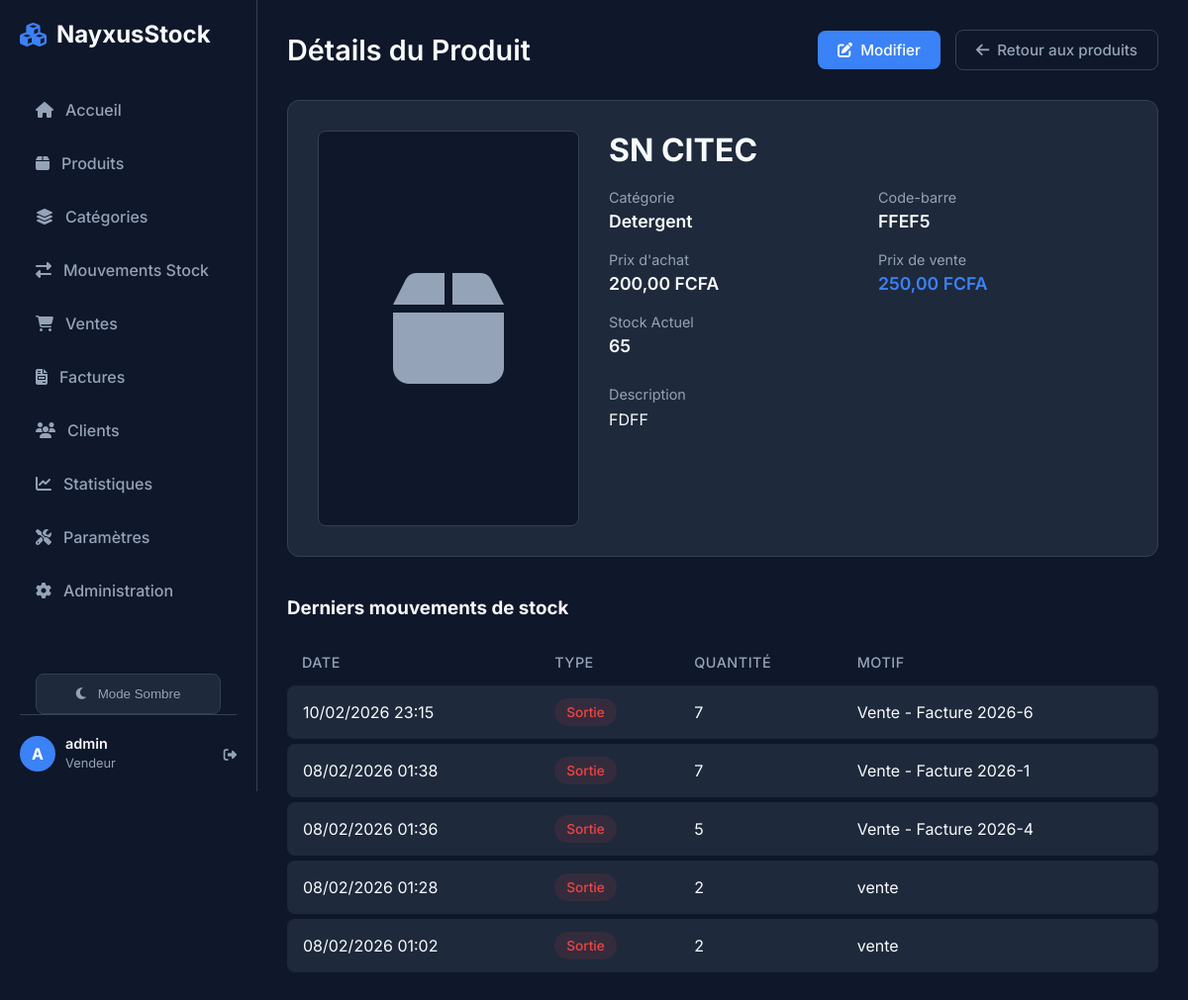
Page /inventory/products/1/ (signed in) on the committed database.
### core/models.py (models this page shows, shortened)
class StoreSettings(models.Model):
    name = models.CharField(max_length=100, default="NayxusStock", verbose_name="Nom du magasin")
    address = models.TextField(blank=True, null=True, verbose_name="Adresse")
    phone = models.CharField(max_length=50, blank=True, null=True, verbose_name="Téléphone")
    email = models.EmailField(blank=True, null=True, verbose_name="Email")
    logo = models.ImageField(upload_to='logo/', blank=True, null=True, verbose_name="Logo")
    class Meta:
        verbose_name = "Paramètres du magasin"
        verbose_name_plural = "Paramètres du magasin"
    @classmethod
    def get_settings(cls):
        obj, created = cls.objects.get_or_create(id=1)
        return obj

### users/models.py (models this page shows, shortened)
class User(AbstractUser):
    class Role(models.TextChoices):
        ADMIN = "ADMIN", "Administrateur"
        SELLER = "SELLER", "Vendeur"
    role = models.CharField(max_length=50, choices=Role.choices, default=Role.SELLER)
    phone = models.CharField(max_length=20, blank=True, null=True)

### inventory/models.py (models this page shows, shortened)
class Product(models.Model):
    category = models.ForeignKey(Category, on_delete=models.RESTRICT, related_name='products', verbose_name="Catégorie")
    name = models.CharField(max_length=200, verbose_name="Nom")
    description = models.TextField(blank=True, null=True, verbose_name="Description")
    purchase_price = models.DecimalField(max_digits=10, decimal_places=2, verbose_name="Prix d'achat")
    selling_price = models.DecimalField(max_digits=10, decimal_places=2, verbose_name="Prix de vente")
    quantity = models.IntegerField(default=0, verbose_name="Quantité en stock")
    alert_threshold = models.IntegerField(default=10, verbose_name="Seuil d'alerte")
    image = models.ImageField(upload_to='products/', blank=True, null=True, verbose_name="Image")
    barcode = models.CharField(max_length=100, unique=True, blank=True, null=True, verbose_name="Code-barre")
    created_at = models.DateTimeField(auto_now_add=True)
    updated_at = models.DateTimeField(auto_now=True)
    class Meta:
        verbose_name = "Produit"
        verbose_name_plural = "Produits"
    def is_low_stock(self):
        return self.quantity <= self.alert_threshold

class Category(models.Model):
    name = models.CharField(max_length=100, unique=True, verbose_name="Nom")
    slug = models.SlugField(max_length=100, unique=True)
    parent = models.ForeignKey('self', on_delete=models.CASCADE, null=True, blank=True, related_name='children', verbose_name="Catégorie Parente")
    description = models.TextField(blank=True, null=True)
    class Meta:
        verbose_name = "Catégorie"
        verbose_name_plural = "Catégories"

class StockMovement(models.Model):
    class MovementType(models.TextChoices):
        ENTRY = "ENTRY", "Entrée"
        EXIT = "EXIT", "Sortie"
        ADJUSTMENT = "ADJUSTMENT", "Ajustement"
    product = models.ForeignKey(Product, on_delete=models.CASCADE, related_name='movements', verbose_name="Produit")
    movement_type = models.CharField(max_length=20, choices=MovementType.choices, verbose_name="Type de mouvement")
    quantity = models.IntegerField(verbose_name="Quantité")
    reason = models.CharField(max_length=255, blank=True, verbose_name="Motif")
    user = models.ForeignKey(settings.AUTH_USER_MODEL, on_delete=models.SET_NULL, null=True, verbose_name="Utilisateur")
    date = models.DateTimeField(auto_now_add=True, verbose_name="Date")
    class Meta:
        verbose_name = "Mouvement de stock"
        verbose_name_plural = "Mouvements de stock"

### inventory/views.py (the view)
# urls.py: path('products/<int:pk>/', ProductDetailView.as_view(), name='product_detail'),
class ProductDetailView(LoginRequiredMixin, DetailView):
    model = Product
    template_name = 'inventory/product_detail.html'
    context_object_name = 'product'

### inventory/templates/inventory/product_detail.html (shortened to what this page needs)
{% extends 'core/base.html' %}
{% block content %}
<div class="page-header">
    <div class="header-title">
        <h1 class="page-title">Détails du Produit</h1>
    </div>
    <div class="header-actions">
        <a href="{% url 'product_edit' product.pk %}" class="btn btn-primary">
            <i class="fas fa-edit"></i> Modifier
        </a>
        <a href="{% url 'product_list' %}" class="btn btn-outline">
            <i class="fas fa-arrow-left"></i> Retour aux produits
        </a>
    </div>
</div>
<div class="detail-container"
    style="display: flex; gap: 30px; background-color: var(--bg-secondary); padding: 30px; border-radius: 12px; border: 1px solid var(--border-color);">
    <div class="detail-image"
        style="flex: 1; max-width: 400px; background-color: var(--bg-primary); border-radius: 8px; overflow: hidden; display: flex; align-items: center; justify-content: center; height: 400px; border: 1px solid var(--border-color);">
        {% if product.image %}
        <img src="{{ product.image.url }}" alt="{{ product.name }}"
            style="width: 100%; height: 100%; object-fit: cover;">
        {% else %}
        <i class="fas fa-box" style="font-size: 8rem; color: var(--text-secondary);"></i>
        {% endif %}
    </div>
    <div class="detail-info" style="flex: 2;">
        <h2 style="font-size: 2rem; margin-bottom: 20px; color: var(--text-primary);">{{ product.name }}</h2>
        <div style="display: grid; grid-template-columns: repeat(2, 1fr); gap: 20px;">
            <div class="info-group">
                <label
                    style="display: block; color: var(--text-secondary); font-size: 0.9rem; margin-bottom: 5px;">Catégorie</label>
                <div style="font-weight: 600; font-size: 1.1rem;">{{ product.category.name }}</div>
            </div>
            <div class="info-group">
                <label
                    style="display: block; color: var(--text-secondary); font-size: 0.9rem; margin-bottom: 5px;">Code-barre</label>
                <div style="font-weight: 600; font-size: 1.1rem;">{{ product.barcode|default:"—" }}</div>
            </div>
            <div class="info-group">
                <label style="display: block; color: var(--text-secondary); font-size: 0.9rem; margin-bottom: 5px;">Prix
                    d'achat</label>
                <div style="font-weight: 600; font-size: 1.1rem;">{{ product.purchase_price }} FCFA</div>
            </div>
            <div class="info-group">
                <label style="display: block; color: var(--text-secondary); font-size: 0.9rem; margin-bottom: 5px;">Prix
                    de vente</label>
                <div style="font-weight: 600; font-size: 1.1rem; color: var(--accent);">{{ product.selling_price }} FCFA
                </div>
            </div>
            <div class="info-group">
                <label
                    style="display: block; color: var(--text-secondary); font-size: 0.9rem; margin-bottom: 5px;">Stock
                    Actuel</label>
                <div
                    style="font-weight: 600; font-size: 1.1rem; {% if product.is_low_stock %}color: #ef4444;{% endif %}">
                    {{ product.quantity }}
                </div>
            </div>
        </div>
        <div class="info-group" style="margin-top: 30px;">
            <label
                style="display: block; color: var(--text-secondary); font-size: 0.9rem; margin-bottom: 5px;">Description</label>
            <div style="line-height: 1.6;">{{ product.description|linebreaks|default:"Aucune description disponible." }}
            </div>
        </div>
    </div>
</div>
<div class="movements-section" style="margin-top: 40px;">
    <h3 style="margin-bottom: 20px;">Derniers mouvements de stock</h3>
    <div class="table-container">
        <table>
            <thead>
                <tr>
                    <th>Date</th>
                    <th>Type</th>
                    <th>Quantité</th>
                    <th>Motif</th>
                </tr>
            </thead>
            <tbody>
                {% for movement in product.movements.all|dictsortreversed:"date"|slice:":10" %}
                <tr class="data-row">
                    <td>{{ movement.date|date:"d/m/Y H:i" }}</td>
                    <td>
                        {% if movement.movement_type == 'ENTRY' %}
                        <span class="status-badge"
                            style="background: rgba(16, 185, 129, 0.1); color: #10b981; border-color: rgba(16, 185, 129, 0.2);">Entrée</span>
                        {% elif movement.movement_type == 'EXIT' %}
                        <span class="status-badge"
                            style="background: rgba(239, 68, 68, 0.1); color: #ef4444; border-color: rgba(239, 68, 68, 0.2);">Sortie</span>
                        {% else %}
                        <span class="status-badge"
                            style="background: rgba(59, 130, 246, 0.1); color: #3b82f6; border-color: rgba(59, 130, 246, 0.2);">Ajustement</span>
                        {% endif %}
                    </td>
                    <td>{{ movement.quantity }}</td>
                    <td>{{ movement.reason|default:"—" }}</td>
                </tr>
                {% empty %}
                <tr>
                    <td colspan="4" style="text-align: center; color: var(--text-secondary);">Aucun mouvement enregistré
                        pour ce produit.</td>
                </tr>
                {% endfor %}
            </tbody>
        </table>
    </div>
</div>
{% endblock %}

### core/templates/core/base.html (shortened to what this page needs)
{% load static %}
<!DOCTYPE html>
<html lang="fr">
<head>
    <link rel="stylesheet" href="https://cdnjs.cloudflare.com/ajax/libs/font-awesome/6.4.0/css/all.min.css">
    <link rel="stylesheet" href="{% static 'css/style.css' %}?v=1.1">
</head>
<body>
    <aside class="sidebar">
        <div class="brand">
            <i class="fas fa-cubes"></i>
            <span>{{ store.name }}</span>
        </div>
        <ul class="nav-links" style="overflow-y: auto; flex: 1; margin-right: -10px; padding-right: 10px;">
            <li class="nav-item">
                <a href="{% url 'dashboard' %}"
                    class="nav-link {% if request.resolver_match.url_name == 'dashboard' %}active{% endif %}">
                    <i class="fas fa-home"></i>
                    <span>Accueil</span>
                </a>
            </li>
            <li class="nav-item">
                <a href="{% url 'product_list' %}"
                    class="nav-link {% if request.resolver_match.url_name == 'product_list' %}active{% endif %}">
                    <i class="fas fa-box" {% if low_stock_alert_count > 0 %}style="color: #ef4444;"{% endif %}></i>
                    <span>Produits</span>
                </a>
            </li>
            <li class="nav-item">
                <a href="{% url 'category_list' %}"
                    class="nav-link {% if request.resolver_match.url_name == 'category_list' %}active{% endif %}">
                    <i class="fas fa-layer-group"></i>
                    <span>Catégories</span>
                </a>
            </li>
            <li class="nav-item">
                <a href="{% url 'stock_movement_list' %}"
                    class="nav-link {% if request.resolver_match.url_name == 'stock_movement_list' %}active{% endif %}">
                    <i class="fas fa-exchange-alt"></i>
                    <span>Mouvements Stock</span>
                </a>
            </li>
            <li class="nav-item">
                <a href="{% url 'sales_list' %}"
                    class="nav-link {% if request.resolver_match.url_name == 'sales_list' %}active{% endif %}">
                    <i class="fas fa-shopping-cart"></i>
                    <span>Ventes</span>
                </a>
            </li>
            <li class="nav-item">
                <a href="{% url 'invoice_list' %}"
                    class="nav-link {% if request.resolver_match.url_name == 'invoice_list' %}active{% endif %}">
                    <i class="fas fa-file-invoice"></i>
                    <span>Factures</span>
                </a>
            </li>
            <li class="nav-item">
                <a href="{% url 'customer_list' %}"
                    class="nav-link {% if request.resolver_match.url_name == 'customer_list' %}active{% endif %}">
                    <i class="fas fa-users"></i>
                    <span>Clients</span>
                </a>
            </li>
            <li class="nav-item">
                <a href="{% url 'statistics' %}"
                    class="nav-link {% if request.resolver_match.url_name == 'statistics' %}active{% endif %}">
                    <i class="fas fa-chart-line"></i>
                    <span>Statistiques</span>
                </a>
            </li>
            {% if user.is_staff or user.is_superuser %}
            <li class="nav-item">
                <a href="{% url 'store_settings' %}"
                    class="nav-link {% if request.resolver_match.url_name == 'store_settings' %}active{% endif %}">
                    <i class="fas fa-tools"></i>
                    <span>Paramètres</span>
                </a>
            </li>
            <li class="nav-item">
                <a href="{% url 'admin:index' %}" class="nav-link">
                    <i class="fas fa-cog"></i>
                    <span>Administration</span>
                </a>
            </li>
            {% endif %}
        </ul>
        <div style="margin-top: 20px; padding: 0 16px;">
            <button id="theme-toggle" class="nav-link" style="width: 100%; border: 1px solid var(--border-color); background: var(--bg-secondary); cursor: pointer; justify-content: center;">
                <i class="fas fa-moon" id="theme-icon"></i>
                <span id="theme-text">Mode Sombre</span>
            </button>
        </div>
        <div class="user-profile">
            <div class="avatar">{{ user.username|make_list|first|upper }}</div>
            <div class="user-info-text">
                <span class="user-name">{{ user.username }}</span>
                <span class="user-role">{{ user.get_role_display|default:"User" }}</span>
            </div>
            <form action="{% url 'logout' %}" method="post" style="display:inline;">
                <button type="submit"
                    style="background:none; border:none; color: var(--text-secondary); cursor: pointer; padding: 0;"><i
                        class="fas fa-sign-out-alt"></i></button>
            </form>
        </div>
    </aside>
    <main class="main-content">
        {% block content %}
        {% endblock %}
    </main>
</body>
</html>

### rows in the picture
StoreSettings: name "NayxusStock"
User: username|make_list "A", username "admin", role "Vendeur"
Product: name "SN CITEC", category.name "Detergent", barcode "FFEF5", purchase_price "200,00", selling_price "250,00", quantity "65", description "FDFF"
StockMovement: date "10/02/2026 23:15", movement_type "Sortie", quantity "7", reason "Vente - Facture 2026-6"
StockMovement: date "08/02/2026 01:38", movement_type "Sortie", quantity "7", reason "Vente - Facture 2026-1"
StockMovement: date "08/02/2026 01:36", movement_type "Sortie", quantity "5", reason "Vente - Facture 2026-4"
StockMovement: date "08/02/2026 01:28", movement_type "Sortie", quantity "2", reason "vente"
StockMovement: date "08/02/2026 01:02", movement_type "Sortie", quantity "2", reason "vente"
